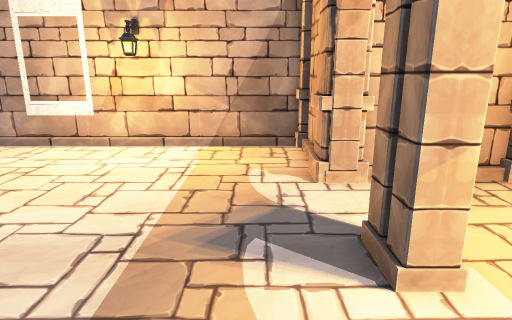
view 1 (above)

13 first-person views from a walk through a 3-D level made in the Unity game engine. The camera is 1.2 m above the floor, tilts 14° down and sees 75° across. The floor is counted in squares, 0.5 m on a side. Each view is taken from the middle of a square. On the plan, view 1 faces up. The plan holds only what a view shows up to about 20 squares ahead; the rest is blank. The player character is not drawn. Some animated figures are not drawn. Door leaves are left out, so doorways stand open.

view 2
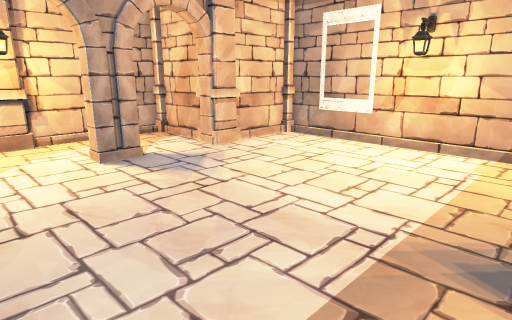

view 3
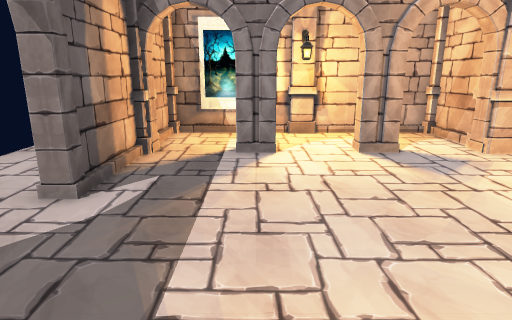

view 4
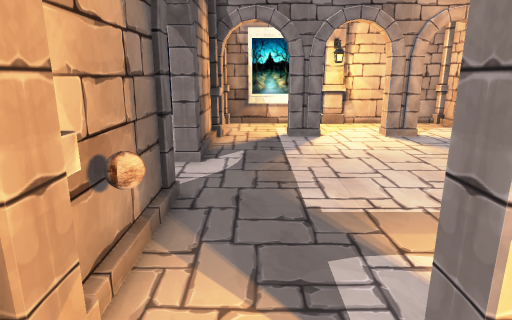

view 5
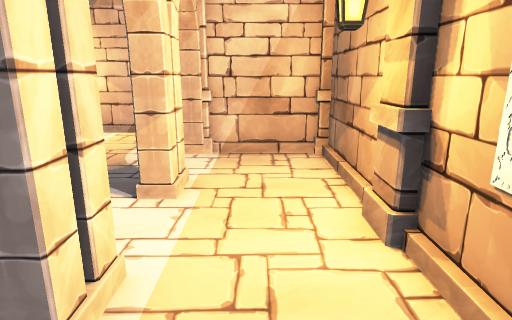

view 6
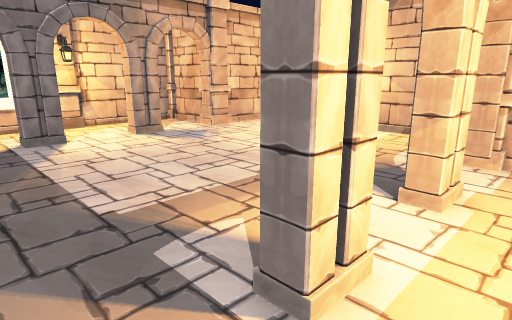

view 7
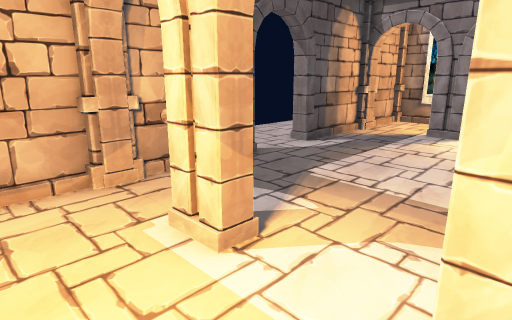

view 8
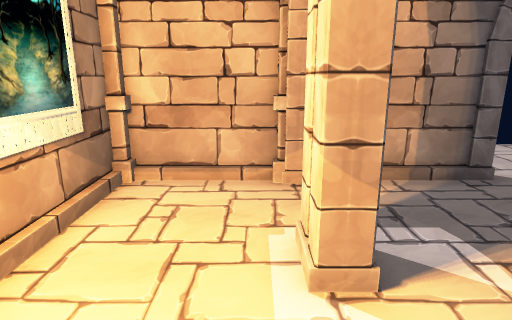

view 9
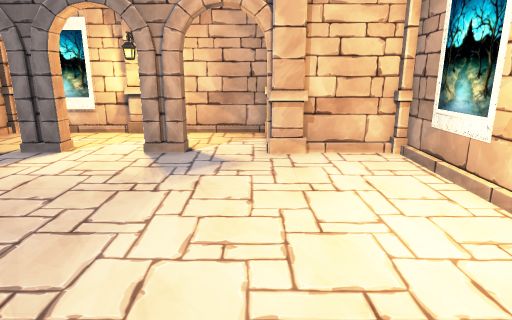

view 10
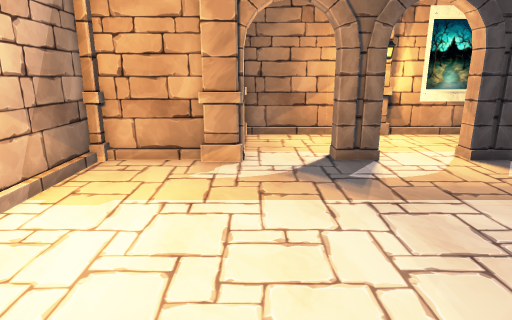

view 11
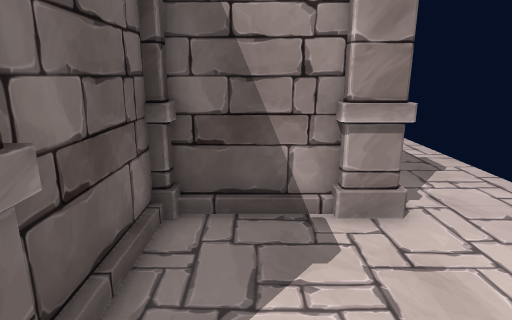

view 12
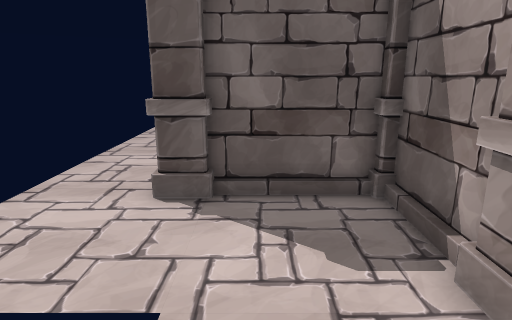

view 13
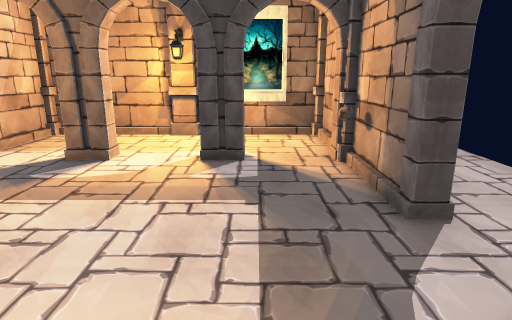

### Floor plan
Points are (right, up) in squares from view 1. A wall is a line through its corners. A room is listed if a view was taken in it or the views show most of it. See-through windows are left out.
Room 1 (views 1, 2, 3, 4, 5, 6, 7, 8, 9, 10, 13)
walls: (1.7, 3.4) (1.7, 4.6) (2.3, 4.6) (2.3, 3.4) (1.7, 3.4); (1.7, 0.6) (2.3, 0.6) (2.3, -0.6) (1.7, -0.6) (1.7, 0.6); (-10.4, 4.6) (-9.7, 4.6) (-9.7, 3.4) (-10.4, 3.4); (-10.4, 0.6) (-9.7, 0.6) (-9.7, -0.6) (-10.4, -0.6); (-2.6, -3.8) (1.5, -3.8); (1.7, 8.5) (1.7, 11.5); (-10.9, 7.8) (-13.5, 7.8); (-9.5, -3.8) (-5.4, -3.8); (2.5, -3.8) (5.5, -3.8); (-9.7, 11.5) (-9.7, 8.5); (6.3, 2.5) (6.3, 7.5); (1.5, 11.8) (-9.5, 11.8); (5.5, 7.8) (2.5, 7.8); (-13.8, 7.5) (-13.8, -3.5); (-13.5, -3.8) (-11.1, -3.8); (6.3, -3.5) (6.3, 1.5)
ways out: open door at (-4, -4) to room 2
objects: lamp (-13, 2); pillar (-10, 7) to (-9, 8); lamp (-4, 11); other object (1, -3); pillar (1, 7) to (2, 8); lamp (5, 2)
Room 2 (views 11, 12)
walls: (6.3, 1.5) (6.3, 2.5)
ways out: open door at (-4, -4) to room 1; opening at (4, 12) to room 3; opening at (6.5, 10) to room 3
objects: pillar (-15, -5) to (-14, -4); pillar (-15, 2) to (-14, 2); pillar (-15, 8) to (-14, 9); pillar (-11, 12) to (-10, 13); pillar (-10, -5) to (-10, -3); pillar (2, -5) to (2, -3); pillar (2, 12) to (3, 13); pillar (6, -5) to (7, -4); pillar (6, 2) to (7, 2); pillar (6, 8) to (7, 9)
Room 3 (no view inside)
walls: (2.3, 11.5) (2.3, 8.5); (2.5, 8.2) (5.6, 8.2)
ways out: opening at (4, 12) to room 2; opening at (6.5, 10) to room 2

Where each view was taken, in squares from view 1:
view 1: 0 up, 0 right, facing up
view 2: 0 up, 0 right, facing up-left
view 3: 0 up, 1 right, facing left
view 4: 2 down, 4 right, facing left
view 5: 3 down, 4 right, facing up
view 6: 3 down, 4 right, facing up-left
view 7: 4 up, 5 right, facing down-left
view 8: 4 up, 3 right, facing down
view 9: 7 up, 1 right, facing left
view 10: 7 up, 8 left, facing right
view 11: 10 up, 8 right, facing left
view 12: 15 up, 5 right, facing down
view 13: 1 down, 8 left, facing right
